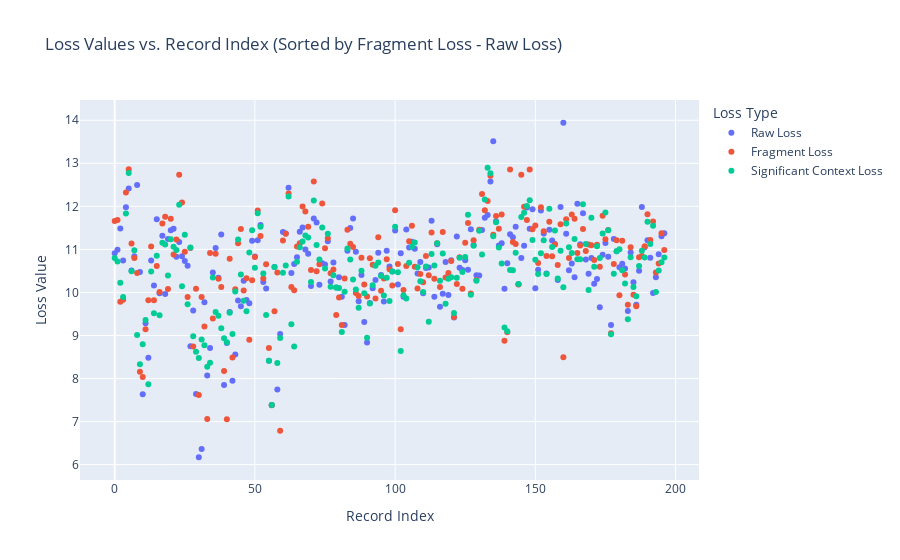

The code cell stored with this chart in its notebook:
### Code cell
import json
import torch
import time
import pandas as pd
from transformers import GPT2Tokenizer, GPT2LMHeadModel
import plotly.graph_objects as go

# Загрузка токенайзера и модели GPT-2
tokenizer = GPT2Tokenizer.from_pretrained("gpt2")
model = GPT2LMHeadModel.from_pretrained("gpt2", output_attentions=True, attn_implementation="eager")
model.eval()

# Установка pad_token как eos_token
tokenizer.pad_token = tokenizer.eos_token


# Функция загрузки указанного датасета
def load_intermediate_dataset(file_path):
    with open(file_path, "r") as f:
        data = json.load(f)
    return data


# Функция для вычисления ошибки предсказания
def compute_loss(model, input_text, target_text):
    inputs = tokenizer(input_text, return_tensors="pt", padding=True, truncation=True)
    target_ids = tokenizer(target_text, return_tensors="pt", padding=True, truncation=True)["input_ids"]

    # Синхронизация длин входных данных и целевых меток
    input_len = inputs["input_ids"].size(1)
    target_len = target_ids.size(1)

    if input_len != target_len:
        min_len = min(input_len, target_len)
        inputs["input_ids"] = inputs["input_ids"][:, :min_len]
        target_ids = target_ids[:, :min_len]
        inputs["attention_mask"] = inputs["attention_mask"][:, :min_len]  # Обрезаем attention_mask также

    outputs = model(**inputs, labels=target_ids)
    return outputs.loss.item()


# Функция для выделения значимых частей контекста
def extract_influential_context_tokens(context, current_fragment):
    combined_input = context + " " + current_fragment
    inputs = tokenizer(combined_input, return_tensors="pt")
    outputs = model(**inputs)

    attentions = outputs.attentions[-1].mean(dim=1).squeeze(0)

    context_tokens = tokenizer.tokenize(context)
    context_length = len(context_tokens)

    influence_scores = attentions[:, :context_length].sum(dim=0)

    significant_indices = influence_scores.argsort(descending=True)[:5]
    significant_tokens = [context_tokens[i] for i in significant_indices]

    significant_context = tokenizer.convert_tokens_to_string(significant_tokens)
    return significant_context


# Загрузка данных
intermediate_dataset_path = "./intermediate_dataset.json"
data = load_intermediate_dataset(intermediate_dataset_path)

# Список для хранения результатов
results = []

# Оценка времени обработки первых 5 записей
start_time = time.time()
for i, entry in enumerate(data[:5]):
    context = entry["context"]
    current_fragment = entry["current_fragment"]
    target = entry["target"]

    # Пересчет потерь для полной версии контекста (raw_loss)
    combined_input = context + " " + current_fragment
    raw_loss = compute_loss(model, combined_input, target)

    # Пересчет потерь для текущего фрагмента без контекста (fragment_loss)
    fragment_loss = compute_loss(model, current_fragment, target)

    # Извлечение значимых токенов контекста и пересчет потерь
    significant_context = extract_influential_context_tokens(context, current_fragment)
    combined_significant_input = significant_context + " " + current_fragment
    significant_loss = compute_loss(model, combined_significant_input, target)

    results.append({"index": i, "raw_loss": raw_loss, "fragment_loss": fragment_loss, "significant_loss": significant_loss, "difference": fragment_loss - raw_loss})

end_time = time.time()

# Расчет среднего времени обработки одной записи и оценка времени для всего датасета
average_time_per_record = (end_time - start_time) / 5
estimated_total_time = average_time_per_record * len(data)

print(f"Среднее время обработки одной записи: {average_time_per_record:.4f} секунд")
print(f"Оценка общего времени обработки датасета: {estimated_total_time:.2f} секунд")

# Продолжение обработки всего датасета
for i, entry in enumerate(data[5:], start=5):
    context = entry["context"]
    current_fragment = entry["current_fragment"]
    target = entry["target"]

    # Пересчет потерь для полной версии контекста (raw_loss)
    combined_input = context + " " + current_fragment
    raw_loss = compute_loss(model, combined_input, target)

    # Пересчет потерь для текущего фрагмента без контекста (fragment_loss)
    fragment_loss = compute_loss(model, current_fragment, target)

    # Извлечение значимых токенов контекста и пересчет потерь
    significant_context = extract_influential_context_tokens(context, current_fragment)
    combined_significant_input = significant_context + " " + current_fragment
    significant_loss = compute_loss(model, combined_significant_input, target)

    results.append({"index": i, "raw_loss": raw_loss, "fragment_loss": fragment_loss, "significant_loss": significant_loss, "difference": fragment_loss - raw_loss})

# Создание DataFrame и сортировка по разнице fragment_loss - raw_loss
df = pd.DataFrame(results)
df_sorted = df.sort_values(by="difference")

# Построение графика
fig = go.Figure()

fig.add_trace(go.Scatter(x=df_sorted["index"], y=df_sorted["raw_loss"], mode="markers", name="Raw Loss"))

fig.add_trace(go.Scatter(x=df_sorted["index"], y=df_sorted["fragment_loss"], mode="markers", name="Fragment Loss"))

fig.add_trace(go.Scatter(x=df_sorted["index"], y=df_sorted["significant_loss"], mode="markers", name="Significant Context Loss"))

fig.update_layout(title="Loss Values vs. Record Index (Sorted by Fragment Loss - Raw Loss)", xaxis_title="Record Index", yaxis_title="Loss Value", legend_title="Loss Type")

fig.show()

### Figure 1 — Plotly figure (JSON) as saved in the notebook; plotly's stock layout.template omitted (floating-point values rounded to 4 significant figures; data arrays with more than 128 entries replaced by an {"elided": "..."} marker saying what was removed)
{"data": [{"mode": "markers", "name": "Raw Loss", "type": "scatter", "x": {"elided": "197 int values"}, "y": {"elided": "197 float values"}}, {"mode": "markers", "name": "Fragment Loss", "type": "scatter", "x": {"elided": "197 int values"}, "y": {"elided": "197 float values"}}, {"mode": "markers", "name": "Significant Context Loss", "type": "scatter", "x": {"elided": "197 int values"}, "y": {"elided": "197 float values"}}], "layout": {"legend": {"title": {"text": "Loss Type"}}, "title": {"text": "Loss Values vs. Record Index (Sorted by Fragment Loss - Raw Loss)"}, "xaxis": {"title": {"text": "Record Index"}}, "yaxis": {"title": {"text": "Loss Value"}}}}
